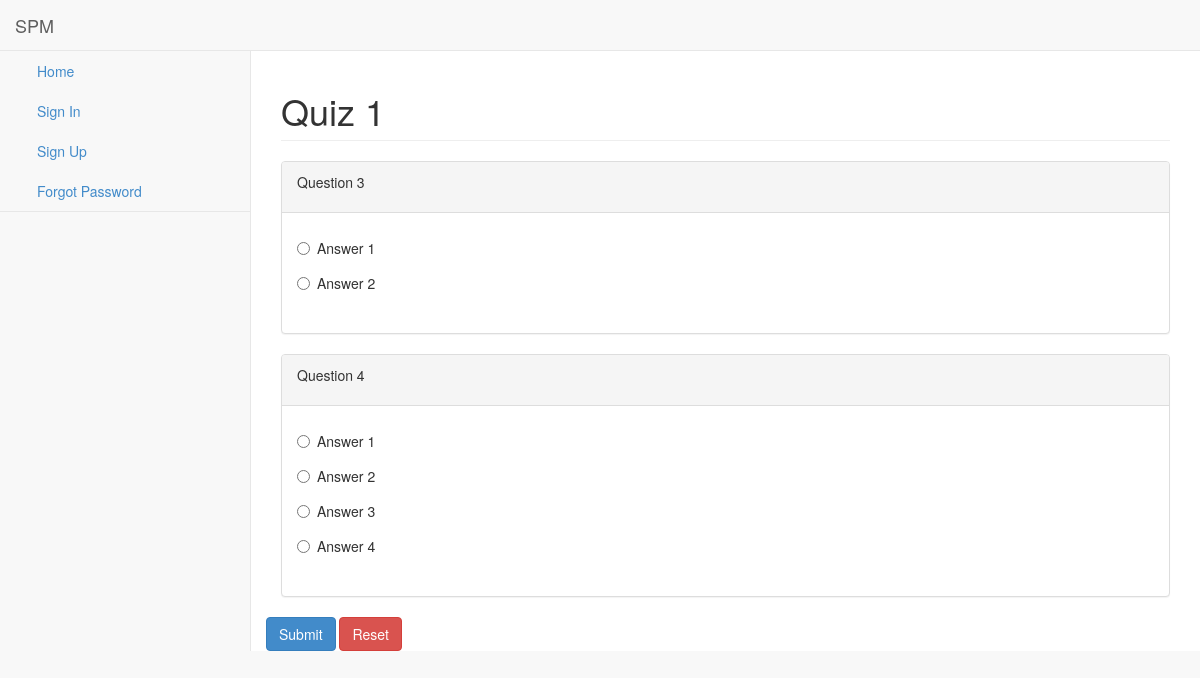
/quiz/quiz-1-1/start, run on the app's committed database.
### QuizApp/models.py (models this page shows, shortened)
class Quiz(models.Model):
    creator = models.ForeignKey(settings.AUTH_USER_MODEL, on_delete=models.CASCADE, related_name="creator")
    title = models.CharField(max_length=250)
    description = models.TextField(null=True, blank=True)
    questions = models.ManyToManyField(Question)
    assigned_to = models.ManyToManyField(settings.AUTH_USER_MODEL, blank=True, related_name="students")
    passing_marks = models.IntegerField(default=1,
                                        validators=[
                                        MaxValueValidator(100),
                                        MinValueValidator(0)
                                        ],
                                        help_text="Enter passing percentage")
    user_friendly_url = models.SlugField(null=False, unique=True)

class Question(models.Model):
    creator = models.ForeignKey(settings.AUTH_USER_MODEL, on_delete=models.CASCADE)
    que_text = RichTextUploadingField()
    marks = models.IntegerField(default=5)

class Answer(models.Model):
    question = models.ForeignKey(Question, verbose_name='Question', on_delete=models.CASCADE)
    text = RichTextUploadingField(blank=False,
                                help_text="Enter the answer text that you want displayed",
                                verbose_name="Content")
    correct_answer = models.BooleanField( default=False,
                                        help_text="Is this a correct answer?",
                                        verbose_name="Correct")

### QuizApp/views.py (the view, shortened to what this page needs)
# urls.py: path('quiz/<str:url>/start', views.start_quiz, name="start_quiz"),
def start_quiz(request, url):
    quiz = Quiz.objects.get(user_friendly_url=url)
    if request.method!="POST":
        questions = quiz.questions.all()
        all_questions = dict()
        for question in questions:
            all_questions[question] = Answer.objects.filter(question=question)
        context = {
            'quiz' : quiz,
            'questions' : all_questions,
        }
        return render(request, 'QuizApp/start.html', context=context)

### QuizApp/templates/QuizApp/start.html (shortened to what this page needs)
{% extends 'base.html' %}
{% block extra %} {% include 'extra.html' %} {% endblock %}
{% block main_content %}
<div id="page-wrapper">
    <div class="row">
        <div class="col-lg-12">
            <h1 class="page-header">{{ quiz.title }}</h1>
        </div>
    </div>
    <div class="row">
        <form role="form" action="{{ request.url }}" method="post">
        {% for question,answers in questions.items %}
        <div class="col-lg-12">
            <div class="panel panel-default">
                <div class="panel-heading">
                    {{ question.que_text|safe }}
                </div>
                <div class="panel-body">
                    <div class="row">
                        <div class="col-lg-6">
                            <div class="form-group">
                                {% for answer in answers %}
                                    <div class="radio">
                                        <label>
                                            <input type="radio" name="answer{{question.id}}" value="{{ answer.id }}">{{ answer.text|safe }}
                                        </label>
                                    </div>
                                {% endfor %}
                            </div>
                        </div>
                    </div>
                </div>
            </div>
        </div>
        {% endfor %}
        <button type="submit" class="btn btn-primary">Submit</button>
        <button type="reset" class="btn btn-danger">Reset</button>
        </form>
    </div>
</div>
{% endblock %}

### QuizApp/static/QuizApp/css/sb-admin-2.css (style rules this page uses)
body { background-color: #f8f8f8; }
#page-wrapper { padding: 0 15px; min-height: 568px; background-color: #fff; }
@media (min-width:768px) { #page-wrapper { position: inherit; margin: 0 0 0 250px; padding: 0 30px; border-left: 1px solid #e7e7e7; } }

### data on the page
Quiz: title "Quiz 1"
Question: que_text "Question 3"
Answer: text "Answer 1"
Answer: text "Answer 2"
Question: que_text "Question 4"
Answer: text "Answer 1"
Answer: text "Answer 2"
Answer: text "Answer 3"
Answer: text "Answer 4"
